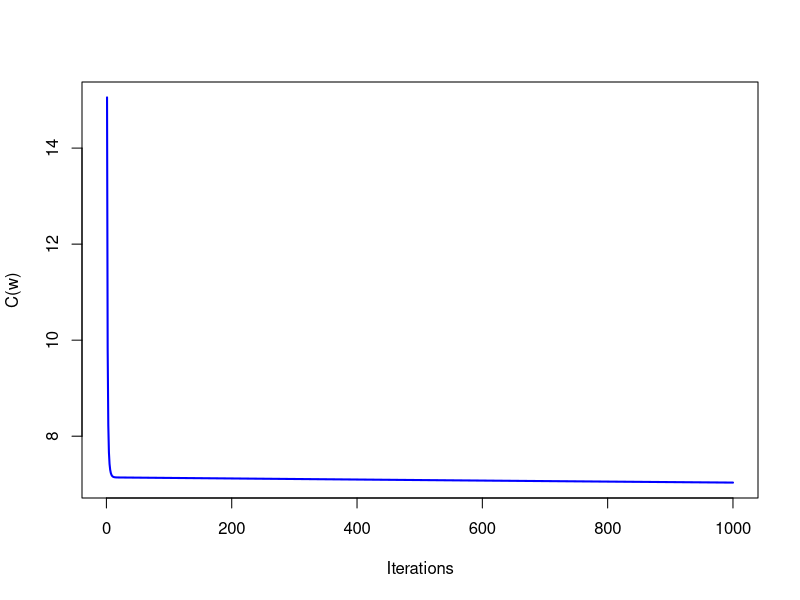

Write the R code that produced this figure.
state <- as.data.frame(state.x77)

# 벡터, 행렬로 표현
X <- cbind(1,as.matrix(state[1:4]))
X <- cbind(X, as.matrix(state[7]))
y <- as.matrix(state["Murder"])

# 비용함수
cost <- function(X, y, w) {
  sum( (X %*% w - y)^2 ) / (2*length(y))
}

# 학습률, 반복횟수
alpha <- 0.00000003
num_iters <- 1000

# cost, w 저장
cost_history <- double(num_iters)
w_history <- list(num_iters)

# 초기화
w <- matrix(c(0,0), nrow=ncol(X))

# gradient descent
for (i in 1:num_iters) {
  error <- (X %*% w - y)
  delta <- t(X) %*% error
  w <- w - alpha * delta / length(y)
  cost_history[i] <- cost(X, y, w)
  w_history[[i]] <- w
  if (i == num_iters) print(c(as.vector(w),cost(X, y, w)))
  # Sys.sleep(0.02)
}
# cost 변화
plot(cost_history, type='l', col='blue', lwd=2, 
     ylab='C(w)', xlab='Iterations')
